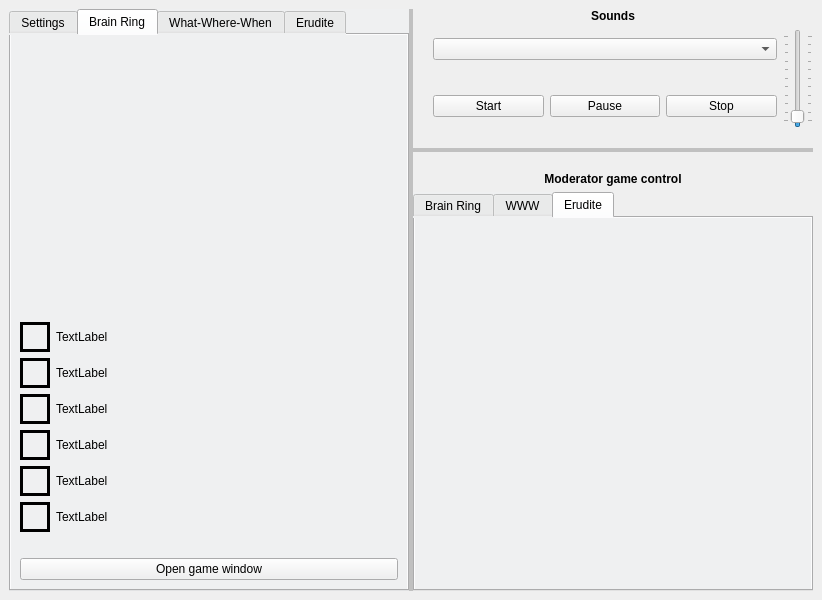
<?xml version="1.0" encoding="UTF-8"?>
<ui version="4.0">
 <class>MainWindow</class>
 <widget class="QMainWindow" name="MainWindow">
  <property name="geometry">
   <rect>
    <x>0</x>
    <y>0</y>
    <width>822</width>
    <height>600</height>
   </rect>
  </property>
  <property name="windowTitle">
   <string>Brain System Main Window</string>
  </property>
  <widget class="QWidget" name="centralwidget">
   <layout class="QHBoxLayout" name="horizontalLayout">
    <item>
     <widget class="QSplitter" name="main_window_vertical_splitter">
      <property name="styleSheet">
       <string notr="true">QSplitter::handle {
    background: #c0c0c0;
}</string>
      </property>
      <property name="orientation">
       <enum>Qt::Horizontal</enum>
      </property>
      <property name="opaqueResize">
       <bool>true</bool>
      </property>
      <property name="childrenCollapsible">
       <bool>false</bool>
      </property>
      <widget class="QWidget" name="main_window_left_main_widget" native="true">
       <property name="sizePolicy">
        <sizepolicy hsizetype="Minimum" vsizetype="Preferred">
         <horstretch>0</horstretch>
         <verstretch>0</verstretch>
        </sizepolicy>
       </property>
       <property name="minimumSize">
        <size>
         <width>400</width>
         <height>0</height>
        </size>
       </property>
       <property name="autoFillBackground">
        <bool>false</bool>
       </property>
       <property name="styleSheet">
        <string notr="true">background: #EFF0F1;</string>
       </property>
       <layout class="QVBoxLayout" name="verticalLayout_4">
        <item>
         <widget class="QTabWidget" name="settings_game_screen_tab_widget">
          <property name="autoFillBackground">
           <bool>false</bool>
          </property>
          <property name="styleSheet">
           <string notr="true"/>
          </property>
          <property name="tabShape">
           <enum>QTabWidget::Rounded</enum>
          </property>
          <property name="currentIndex">
           <number>1</number>
          </property>
          <widget class="QWidget" name="settings_tab">
           <property name="styleSheet">
            <string notr="true"/>
           </property>
           <attribute name="title">
            <string>Settings</string>
           </attribute>
           <layout class="QVBoxLayout" name="verticalLayout_6">
            <item>
             <widget class="QGroupBox" name="choose_game_type_group_box">
              <property name="sizePolicy">
               <sizepolicy hsizetype="Minimum" vsizetype="Minimum">
                <horstretch>0</horstretch>
                <verstretch>0</verstretch>
               </sizepolicy>
              </property>
              <property name="maximumSize">
               <size>
                <width>16777215</width>
                <height>50</height>
               </size>
              </property>
              <property name="autoFillBackground">
               <bool>false</bool>
              </property>
              <property name="styleSheet">
               <string notr="true"/>
              </property>
              <property name="title">
               <string/>
              </property>
              <property name="flat">
               <bool>false</bool>
              </property>
              <layout class="QHBoxLayout" name="horizontalLayout_4">
               <item>
                <widget class="QRadioButton" name="choose_brain_ring_radio_button">
                 <property name="text">
                  <string>Brain Ring</string>
                 </property>
                 <property name="checked">
                  <bool>false</bool>
                 </property>
                 <property name="autoExclusive">
                  <bool>true</bool>
                 </property>
                </widget>
               </item>
               <item>
                <widget class="QRadioButton" name="choose_www_radio_button">
                 <property name="text">
                  <string>What-Where-When</string>
                 </property>
                 <property name="checked">
                  <bool>false</bool>
                 </property>
                 <property name="autoExclusive">
                  <bool>true</bool>
                 </property>
                </widget>
               </item>
               <item>
                <widget class="QRadioButton" name="choose_erudite_radio_button">
                 <property name="text">
                  <string>Erudite</string>
                 </property>
                </widget>
               </item>
              </layout>
             </widget>
            </item>
            <item>
             <layout class="QFormLayout" name="formLayout">
              <item row="0" column="0">
               <widget class="QSpinBox" name="brain_ring_round_duration_spin_box">
                <property name="styleSheet">
                 <string notr="true">background: white;</string>
                </property>
                <property name="maximum">
                 <number>999</number>
                </property>
               </widget>
              </item>
              <item row="0" column="1">
               <widget class="QLabel" name="brain_ring_round_time_setting_label">
                <property name="text">
                 <string>Brain Ring round duration, s</string>
                </property>
               </widget>
              </item>
              <item row="1" column="0">
               <widget class="QCheckBox" name="red_player_check_box">
                <property name="styleSheet">
                 <string notr="true">QCheckBox {
    color: red;
}</string>
                </property>
                <property name="text">
                 <string>Red button:</string>
                </property>
               </widget>
              </item>
              <item row="1" column="1">
               <widget class="QLineEdit" name="red_player_set_team_name_line_edit">
                <property name="styleSheet">
                 <string notr="true">background: white;</string>
                </property>
                <property name="inputMask">
                 <string/>
                </property>
                <property name="text">
                 <string/>
                </property>
               </widget>
              </item>
              <item row="2" column="0">
               <widget class="QCheckBox" name="green_player_check_box">
                <property name="styleSheet">
                 <string notr="true">QCheckBox {
    color: green;
}</string>
                </property>
                <property name="text">
                 <string>Green button:</string>
                </property>
               </widget>
              </item>
              <item row="2" column="1">
               <widget class="QLineEdit" name="green_player_set_team_name_line_edit">
                <property name="styleSheet">
                 <string notr="true">background: white;</string>
                </property>
               </widget>
              </item>
              <item row="3" column="0">
               <widget class="QCheckBox" name="blue_player_check_box">
                <property name="styleSheet">
                 <string notr="true">QCheckBox {
    color: blue;
}</string>
                </property>
                <property name="text">
                 <string>Blue button:</string>
                </property>
               </widget>
              </item>
              <item row="3" column="1">
               <widget class="QLineEdit" name="blue_player_set_team_name_line_edit">
                <property name="styleSheet">
                 <string notr="true">background: white;</string>
                </property>
               </widget>
              </item>
              <item row="4" column="0">
               <widget class="QCheckBox" name="yellow_player_check_box">
                <property name="styleSheet">
                 <string notr="true">QCheckBox {
    color:  #ffcc00;
}</string>
                </property>
                <property name="text">
                 <string>Yellow button:</string>
                </property>
               </widget>
              </item>
              <item row="4" column="1">
               <widget class="QLineEdit" name="yellow_player_set_team_name_line_edit">
                <property name="styleSheet">
                 <string notr="true">background: white;</string>
                </property>
               </widget>
              </item>
              <item row="5" column="0">
               <widget class="QCheckBox" name="white_player_check_box">
                <property name="styleSheet">
                 <string notr="true"> color:  #696969;</string>
                </property>
                <property name="text">
                 <string>White button:</string>
                </property>
               </widget>
              </item>
              <item row="5" column="1">
               <widget class="QLineEdit" name="white_player_set_team_name_line_edit">
                <property name="styleSheet">
                 <string notr="true">background: white;</string>
                </property>
               </widget>
              </item>
              <item row="6" column="0">
               <widget class="QCheckBox" name="black_player_check_box">
                <property name="text">
                 <string>Black button:</string>
                </property>
               </widget>
              </item>
              <item row="6" column="1">
               <widget class="QLineEdit" name="black_player_set_team_name_line_edit">
                <property name="styleSheet">
                 <string notr="true">background: white;</string>
                </property>
               </widget>
              </item>
             </layout>
            </item>
            <item>
             <spacer name="settings_tab_horizontal_spacer">
              <property name="orientation">
               <enum>Qt::Horizontal</enum>
              </property>
              <property name="sizeHint" stdset="0">
               <size>
                <width>40</width>
                <height>20</height>
               </size>
              </property>
             </spacer>
            </item>
            <item>
             <layout class="QHBoxLayout" name="horizontalLayout_3">
              <item>
               <spacer name="settings_tab_vertical_spacer_left">
                <property name="orientation">
                 <enum>Qt::Vertical</enum>
                </property>
                <property name="sizeType">
                 <enum>QSizePolicy::Preferred</enum>
                </property>
                <property name="sizeHint" stdset="0">
                 <size>
                  <width>20</width>
                  <height>40</height>
                 </size>
                </property>
               </spacer>
              </item>
              <item>
               <widget class="QPushButton" name="save_settings_button">
                <property name="text">
                 <string>Save settings</string>
                </property>
               </widget>
              </item>
              <item>
               <spacer name="settings_tab_vertical_spacer_center">
                <property name="orientation">
                 <enum>Qt::Vertical</enum>
                </property>
                <property name="sizeType">
                 <enum>QSizePolicy::Preferred</enum>
                </property>
                <property name="sizeHint" stdset="0">
                 <size>
                  <width>20</width>
                  <height>40</height>
                 </size>
                </property>
               </spacer>
              </item>
              <item>
               <widget class="QPushButton" name="reset_settings_button">
                <property name="text">
                 <string>Reset settings</string>
                </property>
               </widget>
              </item>
              <item>
               <spacer name="settings_tab_vertical_spacer_right">
                <property name="orientation">
                 <enum>Qt::Vertical</enum>
                </property>
                <property name="sizeType">
                 <enum>QSizePolicy::Preferred</enum>
                </property>
                <property name="sizeHint" stdset="0">
                 <size>
                  <width>20</width>
                  <height>40</height>
                 </size>
                </property>
               </spacer>
              </item>
             </layout>
            </item>
           </layout>
          </widget>
          <widget class="QWidget" name="brain_ring_game_display_tab">
           <attribute name="title">
            <string>Brain Ring</string>
           </attribute>
           <layout class="QVBoxLayout" name="verticalLayout_7">
            <item>
             <widget class="QWidget" name="main_window_brain_info_timer_widget" native="true">
              <property name="sizePolicy">
               <sizepolicy hsizetype="Expanding" vsizetype="Expanding">
                <horstretch>0</horstretch>
                <verstretch>0</verstretch>
               </sizepolicy>
              </property>
              <property name="minimumSize">
               <size>
                <width>100</width>
                <height>100</height>
               </size>
              </property>
              <layout class="QVBoxLayout" name="main_window_brain_info_timer_widget_vertical_layout"/>
             </widget>
            </item>
            <item>
             <layout class="QFormLayout" name="formLayout_2">
              <item row="0" column="1">
               <widget class="QLabel" name="main_window_brain_info_label_01">
                <property name="enabled">
                 <bool>true</bool>
                </property>
                <property name="sizePolicy">
                 <sizepolicy hsizetype="Expanding" vsizetype="Preferred">
                  <horstretch>0</horstretch>
                  <verstretch>0</verstretch>
                 </sizepolicy>
                </property>
                <property name="text">
                 <string>TextLabel</string>
                </property>
               </widget>
              </item>
              <item row="5" column="1">
               <widget class="QLabel" name="main_window_brain_info_label_06">
                <property name="enabled">
                 <bool>true</bool>
                </property>
                <property name="text">
                 <string>TextLabel</string>
                </property>
               </widget>
              </item>
              <item row="4" column="1">
               <widget class="QLabel" name="main_window_brain_info_label_05">
                <property name="enabled">
                 <bool>true</bool>
                </property>
                <property name="text">
                 <string>TextLabel</string>
                </property>
               </widget>
              </item>
              <item row="3" column="1">
               <widget class="QLabel" name="main_window_brain_info_label_04">
                <property name="enabled">
                 <bool>true</bool>
                </property>
                <property name="text">
                 <string>TextLabel</string>
                </property>
               </widget>
              </item>
              <item row="2" column="1">
               <widget class="QLabel" name="main_window_brain_info_label_03">
                <property name="enabled">
                 <bool>true</bool>
                </property>
                <property name="text">
                 <string>TextLabel</string>
                </property>
               </widget>
              </item>
              <item row="1" column="1">
               <widget class="QLabel" name="main_window_brain_info_label_02">
                <property name="enabled">
                 <bool>true</bool>
                </property>
                <property name="text">
                 <string>TextLabel</string>
                </property>
               </widget>
              </item>
              <item row="2" column="0">
               <widget class="QFrame" name="main_window_brain_color_box_03">
                <property name="enabled">
                 <bool>true</bool>
                </property>
                <property name="sizePolicy">
                 <sizepolicy hsizetype="Minimum" vsizetype="Minimum">
                  <horstretch>0</horstretch>
                  <verstretch>0</verstretch>
                 </sizepolicy>
                </property>
                <property name="minimumSize">
                 <size>
                  <width>30</width>
                  <height>30</height>
                 </size>
                </property>
                <property name="frameShape">
                 <enum>QFrame::Box</enum>
                </property>
                <property name="frameShadow">
                 <enum>QFrame::Plain</enum>
                </property>
                <property name="lineWidth">
                 <number>3</number>
                </property>
               </widget>
              </item>
              <item row="3" column="0">
               <widget class="QFrame" name="main_window_brain_color_box_04">
                <property name="enabled">
                 <bool>true</bool>
                </property>
                <property name="sizePolicy">
                 <sizepolicy hsizetype="Minimum" vsizetype="Minimum">
                  <horstretch>0</horstretch>
                  <verstretch>0</verstretch>
                 </sizepolicy>
                </property>
                <property name="minimumSize">
                 <size>
                  <width>30</width>
                  <height>30</height>
                 </size>
                </property>
                <property name="frameShape">
                 <enum>QFrame::Box</enum>
                </property>
                <property name="frameShadow">
                 <enum>QFrame::Plain</enum>
                </property>
                <property name="lineWidth">
                 <number>3</number>
                </property>
               </widget>
              </item>
              <item row="1" column="0">
               <widget class="QFrame" name="main_window_brain_color_box_02">
                <property name="enabled">
                 <bool>true</bool>
                </property>
                <property name="sizePolicy">
                 <sizepolicy hsizetype="Minimum" vsizetype="Minimum">
                  <horstretch>0</horstretch>
                  <verstretch>0</verstretch>
                 </sizepolicy>
                </property>
                <property name="minimumSize">
                 <size>
                  <width>30</width>
                  <height>30</height>
                 </size>
                </property>
                <property name="frameShape">
                 <enum>QFrame::Box</enum>
                </property>
                <property name="frameShadow">
                 <enum>QFrame::Plain</enum>
                </property>
                <property name="lineWidth">
                 <number>3</number>
                </property>
               </widget>
              </item>
              <item row="4" column="0">
               <widget class="QFrame" name="main_window_brain_color_box_05">
                <property name="enabled">
                 <bool>true</bool>
                </property>
                <property name="sizePolicy">
                 <sizepolicy hsizetype="Minimum" vsizetype="Minimum">
                  <horstretch>0</horstretch>
                  <verstretch>0</verstretch>
                 </sizepolicy>
                </property>
                <property name="minimumSize">
                 <size>
                  <width>30</width>
                  <height>30</height>
                 </size>
                </property>
                <property name="frameShape">
                 <enum>QFrame::Box</enum>
                </property>
                <property name="frameShadow">
                 <enum>QFrame::Plain</enum>
                </property>
                <property name="lineWidth">
                 <number>3</number>
                </property>
               </widget>
              </item>
              <item row="5" column="0">
               <widget class="QFrame" name="main_window_brain_color_box_06">
                <property name="enabled">
                 <bool>true</bool>
                </property>
                <property name="sizePolicy">
                 <sizepolicy hsizetype="Minimum" vsizetype="Minimum">
                  <horstretch>0</horstretch>
                  <verstretch>0</verstretch>
                 </sizepolicy>
                </property>
                <property name="minimumSize">
                 <size>
                  <width>30</width>
                  <height>30</height>
                 </size>
                </property>
                <property name="frameShape">
                 <enum>QFrame::Box</enum>
                </property>
                <property name="frameShadow">
                 <enum>QFrame::Plain</enum>
                </property>
                <property name="lineWidth">
                 <number>3</number>
                </property>
               </widget>
              </item>
              <item row="0" column="0">
               <widget class="QFrame" name="main_window_brain_color_box_01">
                <property name="sizePolicy">
                 <sizepolicy hsizetype="Minimum" vsizetype="Minimum">
                  <horstretch>0</horstretch>
                  <verstretch>0</verstretch>
                 </sizepolicy>
                </property>
                <property name="minimumSize">
                 <size>
                  <width>30</width>
                  <height>30</height>
                 </size>
                </property>
                <property name="frameShape">
                 <enum>QFrame::Box</enum>
                </property>
                <property name="frameShadow">
                 <enum>QFrame::Plain</enum>
                </property>
                <property name="lineWidth">
                 <number>3</number>
                </property>
               </widget>
              </item>
             </layout>
            </item>
            <item>
             <spacer name="brain_ring_tab_horizontal_spacer">
              <property name="orientation">
               <enum>Qt::Horizontal</enum>
              </property>
              <property name="sizeHint" stdset="0">
               <size>
                <width>40</width>
                <height>20</height>
               </size>
              </property>
             </spacer>
            </item>
            <item>
             <widget class="QPushButton" name="open_brain_ring_window_button">
              <property name="text">
               <string>Open game window</string>
              </property>
             </widget>
            </item>
           </layout>
          </widget>
          <widget class="QWidget" name="www_game_display_tab">
           <attribute name="title">
            <string>What-Where-When</string>
           </attribute>
           <layout class="QVBoxLayout" name="verticalLayout_8">
            <item>
             <widget class="QLabel" name="test_label">
              <property name="font">
               <font>
                <pointsize>16</pointsize>
               </font>
              </property>
              <property name="text">
               <string>TextLabel</string>
              </property>
              <property name="alignment">
               <set>Qt::AlignCenter</set>
              </property>
             </widget>
            </item>
            <item>
             <spacer name="www_tab_horizontal_spacer">
              <property name="orientation">
               <enum>Qt::Horizontal</enum>
              </property>
              <property name="sizeHint" stdset="0">
               <size>
                <width>40</width>
                <height>20</height>
               </size>
              </property>
             </spacer>
            </item>
            <item>
             <widget class="QPushButton" name="open_www_window_button">
              <property name="text">
               <string>Open game window</string>
              </property>
             </widget>
            </item>
           </layout>
          </widget>
          <widget class="QWidget" name="erudite_game_display_tab">
           <attribute name="title">
            <string>Erudite</string>
           </attribute>
          </widget>
         </widget>
        </item>
       </layout>
      </widget>
      <widget class="QWidget" name="main_window_right_main_widget" native="true">
       <property name="sizePolicy">
        <sizepolicy hsizetype="Expanding" vsizetype="Preferred">
         <horstretch>0</horstretch>
         <verstretch>0</verstretch>
        </sizepolicy>
       </property>
       <property name="minimumSize">
        <size>
         <width>400</width>
         <height>0</height>
        </size>
       </property>
       <layout class="QVBoxLayout" name="verticalLayout_3">
        <item>
         <widget class="QSplitter" name="main_vindow_horizontal_splitter">
          <property name="styleSheet">
           <string notr="true">QSplitter::handle {
    background: #c0c0c0
}</string>
          </property>
          <property name="orientation">
           <enum>Qt::Vertical</enum>
          </property>
          <property name="opaqueResize">
           <bool>true</bool>
          </property>
          <property name="childrenCollapsible">
           <bool>false</bool>
          </property>
          <widget class="QWidget" name="verticalLayoutWidget">
           <layout class="QVBoxLayout" name="verticalLayout">
            <item>
             <widget class="QLabel" name="sound_panel_label">
              <property name="sizePolicy">
               <sizepolicy hsizetype="Preferred" vsizetype="Minimum">
                <horstretch>0</horstretch>
                <verstretch>0</verstretch>
               </sizepolicy>
              </property>
              <property name="font">
               <font>
                <bold>true</bold>
               </font>
              </property>
              <property name="autoFillBackground">
               <bool>false</bool>
              </property>
              <property name="text">
               <string>Sounds</string>
              </property>
              <property name="alignment">
               <set>Qt::AlignCenter</set>
              </property>
             </widget>
            </item>
            <item>
             <layout class="QHBoxLayout" name="horizontalLayout_2">
              <item>
               <spacer name="verticalSpacer">
                <property name="orientation">
                 <enum>Qt::Vertical</enum>
                </property>
                <property name="sizeHint" stdset="0">
                 <size>
                  <width>20</width>
                  <height>40</height>
                 </size>
                </property>
               </spacer>
              </item>
              <item>
               <layout class="QVBoxLayout" name="verticalLayout_5">
                <item>
                 <widget class="QComboBox" name="select_sound_combo_box"/>
                </item>
                <item>
                 <spacer name="sound_panel_horizontal_spacer">
                  <property name="orientation">
                   <enum>Qt::Horizontal</enum>
                  </property>
                  <property name="sizeHint" stdset="0">
                   <size>
                    <width>40</width>
                    <height>20</height>
                   </size>
                  </property>
                 </spacer>
                </item>
                <item>
                 <layout class="QHBoxLayout" name="horizontalLayout_5">
                  <item>
                   <widget class="QPushButton" name="sound_panel_start_button">
                    <property name="text">
                     <string>Start</string>
                    </property>
                    <property name="default">
                     <bool>false</bool>
                    </property>
                    <property name="flat">
                     <bool>false</bool>
                    </property>
                   </widget>
                  </item>
                  <item>
                   <widget class="QPushButton" name="sound_panel_pause_button">
                    <property name="text">
                     <string>Pause</string>
                    </property>
                   </widget>
                  </item>
                  <item>
                   <widget class="QPushButton" name="sound_panel_stop_button">
                    <property name="text">
                     <string>Stop</string>
                    </property>
                   </widget>
                  </item>
                 </layout>
                </item>
               </layout>
              </item>
              <item>
               <widget class="QSlider" name="sound_panel_vertical_slider">
                <property name="minimumSize">
                 <size>
                  <width>30</width>
                  <height>0</height>
                 </size>
                </property>
                <property name="sliderPosition">
                 <number>5</number>
                </property>
                <property name="orientation">
                 <enum>Qt::Vertical</enum>
                </property>
                <property name="tickPosition">
                 <enum>QSlider::TicksBothSides</enum>
                </property>
               </widget>
              </item>
             </layout>
            </item>
            <item>
             <spacer name="horizontalSpacer_3">
              <property name="orientation">
               <enum>Qt::Horizontal</enum>
              </property>
              <property name="sizeHint" stdset="0">
               <size>
                <width>40</width>
                <height>20</height>
               </size>
              </property>
             </spacer>
            </item>
           </layout>
          </widget>
          <widget class="QWidget" name="verticalLayoutWidget_2">
           <layout class="QVBoxLayout" name="verticalLayout_2">
            <item>
             <spacer name="horizontalSpacer">
              <property name="orientation">
               <enum>Qt::Horizontal</enum>
              </property>
              <property name="sizeHint" stdset="0">
               <size>
                <width>40</width>
                <height>20</height>
               </size>
              </property>
             </spacer>
            </item>
            <item>
             <widget class="QLabel" name="moderator_panel_label">
              <property name="sizePolicy">
               <sizepolicy hsizetype="Preferred" vsizetype="Minimum">
                <horstretch>0</horstretch>
                <verstretch>0</verstretch>
               </sizepolicy>
              </property>
              <property name="font">
               <font>
                <bold>true</bold>
               </font>
              </property>
              <property name="text">
               <string>Moderator game control</string>
              </property>
              <property name="alignment">
               <set>Qt::AlignCenter</set>
              </property>
             </widget>
            </item>
            <item>
             <widget class="QTabWidget" name="moderator_control_panel_tab_widget">
              <property name="minimumSize">
               <size>
                <width>0</width>
                <height>350</height>
               </size>
              </property>
              <property name="font">
               <font>
                <strikeout>false</strikeout>
               </font>
              </property>
              <property name="autoFillBackground">
               <bool>false</bool>
              </property>
              <property name="styleSheet">
               <string notr="true">background: #EFF0F1;</string>
              </property>
              <property name="currentIndex">
               <number>2</number>
              </property>
              <widget class="QWidget" name="brain_ring_game_control_tab">
               <attribute name="title">
                <string>Brain Ring</string>
               </attribute>
               <layout class="QHBoxLayout" name="horizontalLayout_8">
                <item>
                 <layout class="QVBoxLayout" name="verticalLayout_9">
                  <item>
                   <widget class="QPushButton" name="brain_ring_start_push_button">
                    <property name="minimumSize">
                     <size>
                      <width>200</width>
                      <height>50</height>
                     </size>
                    </property>
                    <property name="text">
                     <string>Start</string>
                    </property>
                   </widget>
                  </item>
                  <item>
                   <widget class="QPushButton" name="brain_ring_pause_resume_push_button">
                    <property name="minimumSize">
                     <size>
                      <width>200</width>
                      <height>50</height>
                     </size>
                    </property>
                    <property name="text">
                     <string>Pause / Resume</string>
                    </property>
                   </widget>
                  </item>
                  <item>
                   <widget class="QPushButton" name="brain_ring_reset_push_button">
                    <property name="minimumSize">
                     <size>
                      <width>200</width>
                      <height>50</height>
                     </size>
                    </property>
                    <property name="text">
                     <string>Reset</string>
                    </property>
                   </widget>
                  </item>
                 </layout>
                </item>
               </layout>
              </widget>
              <widget class="QWidget" name="www_game_control_tab">
               <attribute name="title">
                <string>WWW</string>
               </attribute>
               <layout class="QVBoxLayout" name="verticalLayout_10">
                <item>
                 <widget class="QGroupBox" name="www_question_type_group_box">
                  <property name="minimumSize">
                   <size>
                    <width>0</width>
                    <height>150</height>
                   </size>
                  </property>
                  <property name="font">
                   <font>
                    <pointsize>8</pointsize>
                    <italic>false</italic>
                    <bold>true</bold>
                   </font>
                  </property>
                  <property name="title">
                   <string>Question Type</string>
                  </property>
                  <property name="alignment">
                   <set>Qt::AlignCenter</set>
                  </property>
                  <layout class="QVBoxLayout" name="verticalLayout_11">
                   <item>
                    <widget class="QRadioButton" name="regular_question_radio_button">
                     <property name="text">
                      <string>Regular (60 s)</string>
                     </property>
                     <property name="checked">
                      <bool>true</bool>
                     </property>
                    </widget>
                   </item>
                   <item>
                    <widget class="QRadioButton" name="blitz_radio_button">
                     <property name="text">
                      <string>Blitz (30 s)</string>
                     </property>
                    </widget>
                   </item>
                   <item>
                    <widget class="QRadioButton" name="super_blitz_radio_button">
                     <property name="text">
                      <string>Super Blitz (20 s)</string>
                     </property>
                    </widget>
                   </item>
                  </layout>
                 </widget>
                </item>
                <item>
                 <spacer name="horizontalSpacer_2">
                  <property name="orientation">
                   <enum>Qt::Horizontal</enum>
                  </property>
                  <property name="sizeHint" stdset="0">
                   <size>
                    <width>355</width>
                    <height>20</height>
                   </size>
                  </property>
                 </spacer>
                </item>
                <item>
                 <widget class="QPushButton" name="www_start_push_button">
                  <property name="minimumSize">
                   <size>
                    <width>200</width>
                    <height>50</height>
                   </size>
                  </property>
                  <property name="text">
                   <string>Start</string>
                  </property>
                 </widget>
                </item>
                <item>
                 <spacer name="horizontalSpacer_4">
                  <property name="orientation">
                   <enum>Qt::Horizontal</enum>
                  </property>
                  <property name="sizeHint" stdset="0">
                   <size>
                    <width>40</width>
                    <height>20</height>
                   </size>
                  </property>
                 </spacer>
                </item>
                <item>
                 <widget class="QPushButton" name="www_reset_push_button">
                  <property name="minimumSize">
                   <size>
                    <width>200</width>
                    <height>50</height>
                   </size>
                  </property>
                  <property name="text">
                   <string>Reset</string>
                  </property>
                 </widget>
                </item>
               </layout>
              </widget>
              <widget class="QWidget" name="erudite_game_control_tab">
               <attribute name="title">
                <string>Erudite</string>
               </attribute>
              </widget>
             </widget>
            </item>
           </layout>
          </widget>
         </widget>
        </item>
       </layout>
      </widget>
     </widget>
    </item>
   </layout>
  </widget>
 </widget>
 <resources/>
 <connections/>
</ui>
